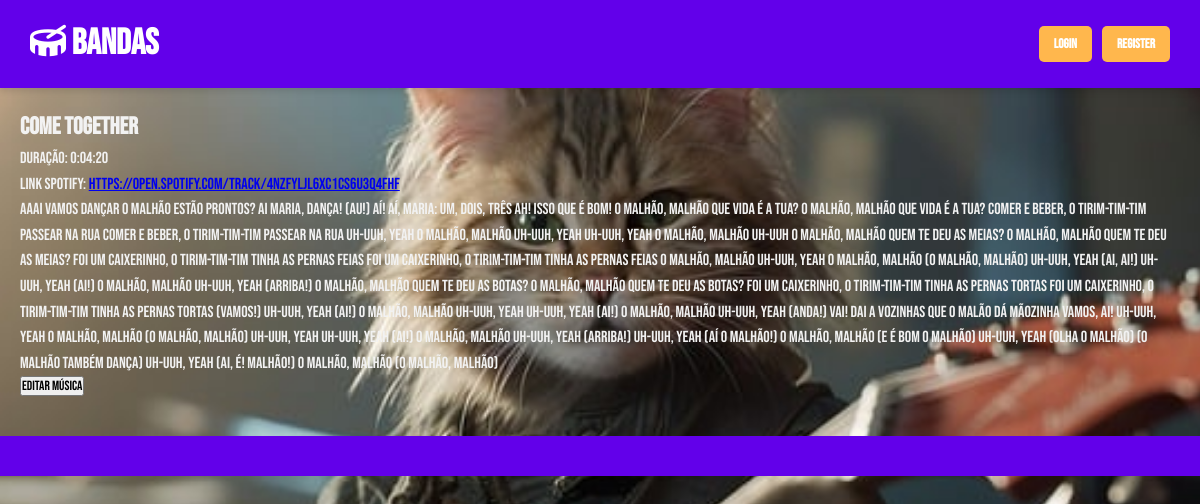
Page /bandas/song/8/ on the committed database.
### bandas/models.py (models this page shows, shortened)
class Song(models.Model):
    title = models.CharField(max_length=100)
    album = models.ForeignKey(Album, on_delete=models.CASCADE)
    linkSpotify = models.URLField()
    duration = models.DurationField()
    lyrics = models.TextField(null=True, blank=True)

### bandas/views.py (the view)
# urls.py: path('song/<int:song_id>/', views.song_view, name='song_url'),
def song_view(request, song_id):
    song = Song.objects.get(pk=song_id)
    context = {'song': song}
    return render(request, 'bandas/song.html', context)

### bandas/templates/bandas/song.html
{% extends 'bandas/layout.html' %}
{% block content %}
<div>
    <h2>{{ song.title }}</h2>
    <p>Duração: {{ song.duration }}</p>
    <p>Link Spotify: <a href="{{ song.linkSpotify }}">{{ song.linkSpotify }}</a></p>
    {% if song.lyrics %}
        <p>{{ song.lyrics }}</p>
    {% endif %}
    <a href="{% url 'bandas:edita_musica_url' song.id %}"><button>Editar Música</button></a>
</div>
{% endblock %}

### bandas/static/bandas/styles.css (style rules this page uses)
* { padding: 0; margin: 0; box-sizing: border-box; font-family: "Bebas Neue", sans-serif; }
body { background-image: url('images/gatoroqueiro.jpg'); background-size: cover; background-position: center; background-attachment: fixed; background-color: #f0f0f0; color: #f2f2f2; line-height: 1.6; }

### rows in the picture
Song: title "Come Together", duration "0:04:20", linkSpotify "https://open.spotify.com/track/4NzfyljL6XC1CS6U3Q4Fhf", lyrics "Aaai Vamos dançar o Malhão Estão prontos? Ai Maria, dança! (au!) Aí! Aí, Maria: um, dois, três Ah! Isso que é bom! O Malhão, Malhão Que vida é a tua? O Malhão, Malhão Que vida é a tua? Comer e beber, o tirim-tim-tim Passear na rua Comer e beber, o tirim-tim-tim Passear na rua Uh-uuh, yeah O Malhão, Malhão Uh-uuh, yeah Uh-uuh, yeah O Malhão, Malhão Uh-uuh O Malhão, Malhão Quem te deu as meias? O Malhão, Malhão Quem te deu as meias? Foi um caixerinho, o tirim-tim-tim Tinha as pernas feias Foi um caixerinho, o tirim-tim-tim Tinha as pernas feias O Malhão, Malhão Uh-uuh, yeah O Malhão, Malhão (O Malhão, Malhão) Uh-uuh, yeah (ai, ai!) Uh-uuh, yeah (Ai!) O Malhão, Malhão Uh-uuh, yeah (arriba!) O…"
